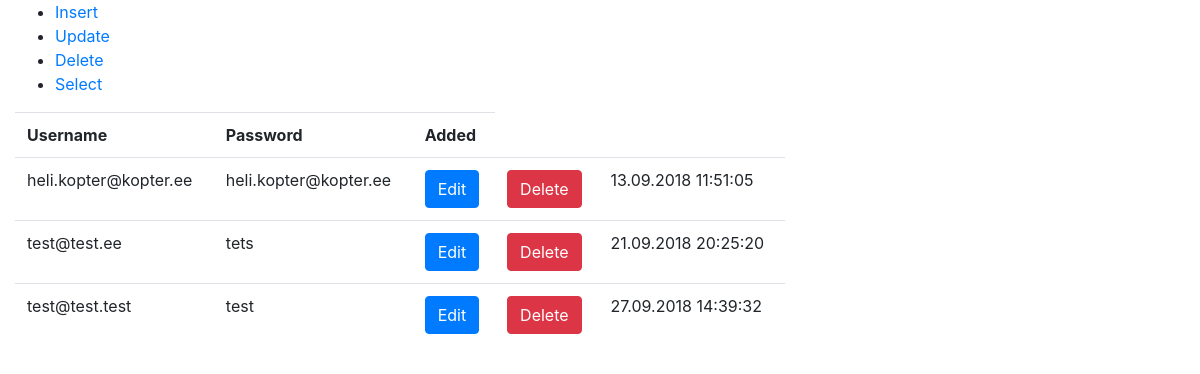
The page / on the database its author committed.
### tables this page shows
CREATE TABLE `lyhwhl_users` (
  `ID` bigint(20) UNSIGNED NOT NULL,
  `username` varchar(100) NOT NULL,
  `password` varchar(60) NOT NULL,
  `groups` int(11) NOT NULL,
  `added` datetime NOT NULL,
  `edited` datetime NOT NULL DEFAULT CURRENT_TIMESTAMP ON UPDATE CURRENT_TIMESTAMP,
  `status` int(11) NOT NULL
);

### pages/select.php (the view)
<?php
$allUsers = [];
$query = "SELECT * FROM lyhwhl_users";
$result = mysqli_query($link, $query);
if (isset ($result) && $result->num_rows > 0) {
    while ($row = mysqli_fetch_assoc($result)) {
        $allUsers[] = [
            'ID' => $row['ID'],
            'username' => $row['username'],
            'password' => $row['password'],
            'added' => $row['added'],
        ];
    }
}
?>
<table class="table">
    <tr>
        <th>Username</th>
        <th>Password</th>
        <th>Added</th>
    </tr>
    <?php if (!empty($allUsers)) : foreach ($allUsers as $user) : ?>
        <tr>
            <td><?php echo $user['username'] ?></td>
            <td><?php echo $user['password'] ?></td>
            <td><a class="btn btn-primary" href="index.php?page=update&ID=<?php echo $user['ID']; ?>">Edit</a></td>
            <td><a class="btn btn-danger" href="index.php?page=delete&ID=<?php echo $user['ID']; ?>">Delete</a></td>
            <td><?php echo date("d.m.Y H:i:s", strtotime($user['added'])); ?></td>
        </tr>
    <?php endforeach; endif; ?>
</table>

### include/autoload.php (shortened to what this page needs)
<<?php
if (mysqli_connect_errno()) {
    printf("Connect failed: %s\n", mysqli_connect_error());
    exit();
} else {
    echo 'Connection successfully';
}

### Index.php (shortened to what this page needs)
<?php
require_once 'include/autoload.php';
$page = filter_input(INPUT_GET, 'page', FILTER_SANITIZE_STRING);
if(empty($page)) {
    $page = 'select';
}
?>
<!doctype html>
<html lang="en">
  <head>
    <link rel="stylesheet" href="https://stackpath.bootstrapcdn.com/bootstrap/4.1.3/css/bootstrap.min.css">
  </head>
  <body>
    <div class="row">
        <div class="container-fluid">
            <div class="col-sm-4">
                <ul>
                    <li><a href="index.php?page=insert">Insert</a></li>
                    <li><a href="index.php?page=update">Update</a></li>
                    <li><a href="index.php?page=delete">Delete</a></li>
                    <li><a href="index.php?page=select">Select</a></li>
                </ul>
            </div>
            <div class="col-md-8">
                <?php if (file_exists(__DIR__ .  '/pages/' . $page . ".php")) {
                    include 'pages/' . $page . ".php";
                } ?>
            </div>
        </div>
    </div>
  </body>
</html>

### rows shown on the page
lyhwhl_users: username "heli.kopter@kopter.ee", password "heli.kopter@kopter.ee", added "13.09.2018 11:51:05"
lyhwhl_users: username "test@test.ee", password "tets", added "21.09.2018 20:25:20"
lyhwhl_users: username "test@test.test", password "test", added "27.09.2018 14:39:32"
